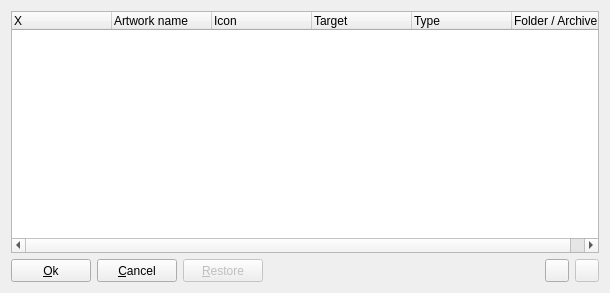
<?xml version="1.0" encoding="UTF-8"?>
<ui version="4.0">
 <class>AdditionalArtworkSetup</class>
 <widget class="QDialog" name="AdditionalArtworkSetup">
  <property name="geometry">
   <rect>
    <x>0</x>
    <y>0</y>
    <width>610</width>
    <height>293</height>
   </rect>
  </property>
  <property name="windowTitle">
   <string>Additional artwork classes</string>
  </property>
  <layout class="QGridLayout" name="gridLayout">
   <item row="0" column="0" colspan="6">
    <widget class="QTreeWidget" name="treeWidget">
     <property name="selectionMode">
      <enum>QAbstractItemView::NoSelection</enum>
     </property>
     <property name="rootIsDecorated">
      <bool>false</bool>
     </property>
     <property name="uniformRowHeights">
      <bool>true</bool>
     </property>
     <property name="itemsExpandable">
      <bool>false</bool>
     </property>
     <property name="expandsOnDoubleClick">
      <bool>false</bool>
     </property>
     <column>
      <property name="text">
       <string>X</string>
      </property>
     </column>
     <column>
      <property name="text">
       <string>Artwork name</string>
      </property>
     </column>
     <column>
      <property name="text">
       <string>Icon</string>
      </property>
     </column>
     <column>
      <property name="text">
       <string>Target</string>
      </property>
     </column>
     <column>
      <property name="text">
       <string>Type</string>
      </property>
     </column>
     <column>
      <property name="text">
       <string>Folder / Archive</string>
      </property>
     </column>
    </widget>
   </item>
   <item row="1" column="0">
    <widget class="QPushButton" name="pushButtonOk">
     <property name="sizePolicy">
      <sizepolicy hsizetype="Minimum" vsizetype="Minimum">
       <horstretch>0</horstretch>
       <verstretch>0</verstretch>
      </sizepolicy>
     </property>
     <property name="toolTip">
      <string>Apply additional artwork setup and close dialog</string>
     </property>
     <property name="text">
      <string>&amp;Ok</string>
     </property>
     <property name="icon">
      <iconset resource="qmc2.qrc">
       <normaloff>:/data/img/yes.png</normaloff>:/data/img/yes.png</iconset>
     </property>
     <property name="autoDefault">
      <bool>false</bool>
     </property>
    </widget>
   </item>
   <item row="1" column="1">
    <widget class="QPushButton" name="pushButtonCancel">
     <property name="sizePolicy">
      <sizepolicy hsizetype="Minimum" vsizetype="Minimum">
       <horstretch>0</horstretch>
       <verstretch>0</verstretch>
      </sizepolicy>
     </property>
     <property name="toolTip">
      <string>Cancel additional artwork editing</string>
     </property>
     <property name="text">
      <string>&amp;Cancel</string>
     </property>
     <property name="icon">
      <iconset resource="qmc2.qrc">
       <normaloff>:/data/img/no.png</normaloff>:/data/img/no.png</iconset>
     </property>
     <property name="autoDefault">
      <bool>false</bool>
     </property>
    </widget>
   </item>
   <item row="1" column="2">
    <widget class="QPushButton" name="pushButtonRestore">
     <property name="enabled">
      <bool>false</bool>
     </property>
     <property name="sizePolicy">
      <sizepolicy hsizetype="Minimum" vsizetype="Minimum">
       <horstretch>0</horstretch>
       <verstretch>0</verstretch>
      </sizepolicy>
     </property>
     <property name="toolTip">
      <string>Restore additional artwork from currently active setup</string>
     </property>
     <property name="text">
      <string>&amp;Restore</string>
     </property>
     <property name="icon">
      <iconset resource="qmc2.qrc">
       <normaloff>:/data/img/undo.png</normaloff>:/data/img/undo.png</iconset>
     </property>
     <property name="autoDefault">
      <bool>false</bool>
     </property>
    </widget>
   </item>
   <item row="1" column="3">
    <spacer name="horizontalSpacer">
     <property name="orientation">
      <enum>Qt::Horizontal</enum>
     </property>
     <property name="sizeHint" stdset="0">
      <size>
       <width>442</width>
       <height>20</height>
      </size>
     </property>
    </spacer>
   </item>
   <item row="1" column="4">
    <widget class="QToolButton" name="toolButtonAdd">
     <property name="sizePolicy">
      <sizepolicy hsizetype="Fixed" vsizetype="Minimum">
       <horstretch>0</horstretch>
       <verstretch>0</verstretch>
      </sizepolicy>
     </property>
     <property name="toolTip">
      <string>Add a new artwork class</string>
     </property>
     <property name="icon">
      <iconset resource="qmc2.qrc">
       <normaloff>:/data/img/plus.png</normaloff>:/data/img/plus.png</iconset>
     </property>
    </widget>
   </item>
   <item row="1" column="5">
    <widget class="QToolButton" name="toolButtonRemove">
     <property name="enabled">
      <bool>false</bool>
     </property>
     <property name="sizePolicy">
      <sizepolicy hsizetype="Fixed" vsizetype="Minimum">
       <horstretch>0</horstretch>
       <verstretch>0</verstretch>
      </sizepolicy>
     </property>
     <property name="toolTip">
      <string>Remove selected artwork classes</string>
     </property>
     <property name="icon">
      <iconset resource="qmc2.qrc">
       <normaloff>:/data/img/minus.png</normaloff>:/data/img/minus.png</iconset>
     </property>
    </widget>
   </item>
  </layout>
 </widget>
 <tabstops>
  <tabstop>treeWidget</tabstop>
  <tabstop>pushButtonOk</tabstop>
  <tabstop>pushButtonCancel</tabstop>
  <tabstop>pushButtonRestore</tabstop>
  <tabstop>toolButtonAdd</tabstop>
  <tabstop>toolButtonRemove</tabstop>
 </tabstops>
 <resources>
  <include location="qmc2.qrc"/>
 </resources>
 <connections/>
</ui>
